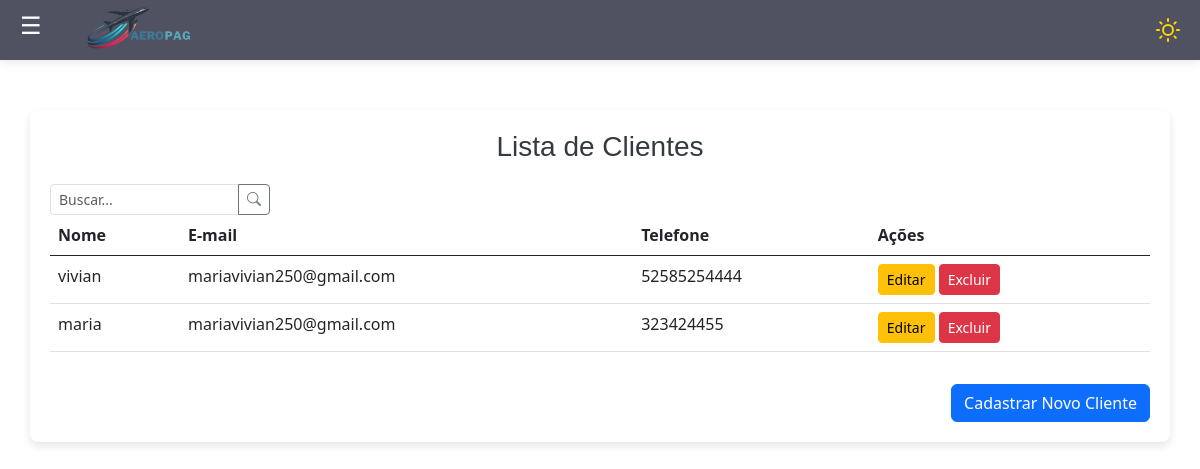
/clientes/ (signed in), run on the app's committed database.
### clientes/models.py (models this page shows, shortened)
class Cliente(models.Model):
    usuario = models.ForeignKey(User, on_delete=models.CASCADE, null=True, blank=True)
    cli_nome = models.CharField(max_length=255)
    cli_email = models.EmailField()
    cli_telefone = models.CharField(max_length=20)

### clientes/views.py (the view)
# urls.py: path('clientes/', ClienteList.as_view(), name='listar-clientes'),
class ClienteList(LoginRequiredMixin, ListView):
    login_url = reverse_lazy('login')
    model = Cliente
    template_name = 'listas/cliente.html'
    def get_queryset(self):
        return Cliente.objects.filter(usuario=self.request.user)

### clientes/templates/listas/cliente.html (shortened to what this page needs)
{% extends 'modelo.html' %}
{% load static %}
{% block conteudo %}
<link href="https://cdn.jsdelivr.net/npm/bootstrap@5.3.0-alpha1/dist/css/bootstrap.min.css" rel="stylesheet">
<link rel="stylesheet" href="https://cdnjs.cloudflare.com/ajax/libs/font-awesome/6.0.0-beta3/css/all.min.css">
<div class="container">
    <h3>Lista de Clientes</h3>
    <div class="input-group" style="max-width: 20%;">
        <input type="text" class="form-control form-control-sm" id="search-lembrete" placeholder="Buscar...">
        <button class="btn btn-outline-secondary btn-sm" type="button">
            <i class="bi bi-search"></i>
        </button>
    </div>
    <div class="table-responsive">
        <table class="table" id="clientes-table">
            <thead>
                <tr>
                    <th scope="col">Nome</th>
                    <th scope="col">E-mail</th>
                    <th scope="col">Telefone</th>
                    <th scope="col">Ações</th>
                </tr>
            </thead>
            <tbody>
                {% for cliente in object_list %}
                <tr>
                    <td class="cli-nome">{{ cliente.cli_nome }}</td>
                    <td class="cli-email">{{ cliente.cli_email }}</td>
                    <td class="cli-telefone">{{ cliente.cli_telefone }}</td>
                    <td>
                        <a href="{% url 'editar-cliente' cliente.pk %}" class="btn btn-warning btn-sm" title="Editar">Editar</a>
                        <form action="{% url 'excluir-cliente' cliente.pk %}" method="POST" style="display:inline;">
                            <button type="submit" class="btn btn-danger btn-sm" title="Excluir">Excluir</button>
                        </form>
                    </td>
                </tr>
                {% empty %}
                <tr>
                    <td colspan="4" class="text-center">Nenhum cliente registrado.</td>
                </tr>
                {% endfor %}
            </tbody>
        </table>
    </div>
    <div class="text-end mt-3">
        <a href="{% url 'criar-cliente' %}" class="btn btn-primary">Cadastrar Novo Cliente</a>
    </div>
</div>
{% endblock %}

### static/css/estilo.css (style rules this page uses)
body { background-color: #84aea4; }

### paginas/templates/modelo.html (style rules this page uses)
body { margin: 0; font-family: Arial, sans-serif; display: flex; min-height: 100vh; overflow-x: hidden; flex-direction: column; background-color: white; transition: background-color 0.3s, color 0.3s; }
body.light { background-color: #ffffff; color: #000000; }
.form-control { border-radius: 20px; padding-left: 30px; }

### clientes/templates/listas/cliente.html (style rules this page uses)
h3 { text-align: center; }
body { background-color: #e9eaeb; }
.container { margin-top: 30px; padding: 20px; border-radius: 8px; background-color: white; box-shadow: 0 4px 8px rgba(0, 0, 0, 0.1); }
h3 { color: #343a40; margin-bottom: 20px; }

### data on the page
Cliente: cli_nome "vivian", cli_email "mariavivian250@gmail.com", cli_telefone "52585254444"
Cliente: cli_nome "maria", cli_email "mariavivian250@gmail.com", cli_telefone "323424455"
